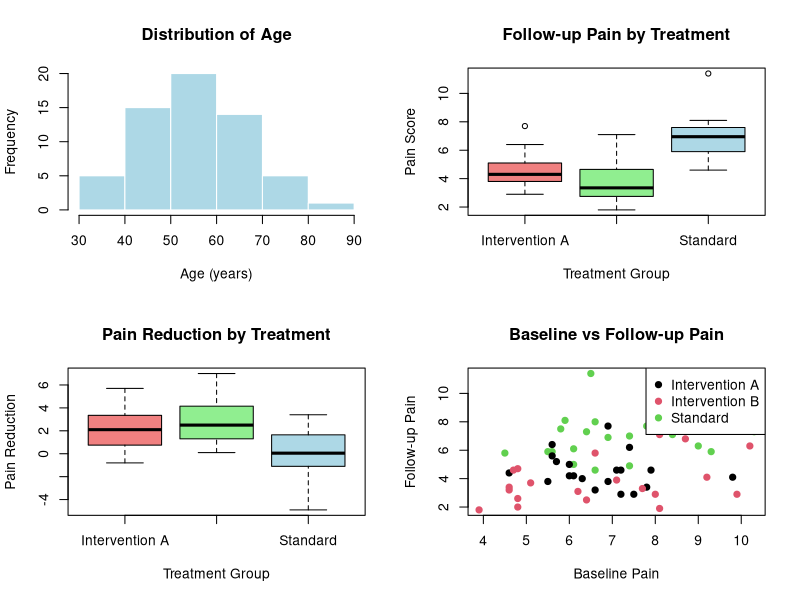
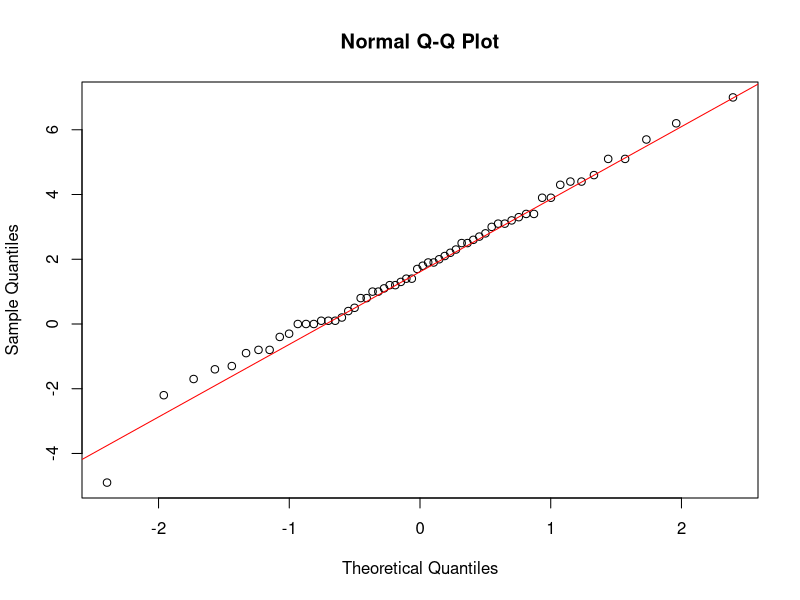

These figures' R source, in order:
## ---- chunk 1
# ============================================
# Exploratory Data Analysis Example
# Research Question: Do pain scores differ by treatment group?
# ============================================

# Step 1: Create sample data (normally you'd read from a file)
set.seed(123)  # For reproducibility
pain_study <- data.frame(
  patient_id = 1:60,
  age = round(rnorm(60, mean = 55, sd = 12)),
  sex = sample(c("Male", "Female"), 60, replace = TRUE),
  treatment = rep(c("Standard", "Intervention A", "Intervention B"), each = 20),
  baseline_pain = round(rnorm(60, mean = 7, sd = 1.5), 1),
  followup_pain = c(
    round(rnorm(20, mean = 6.5, sd = 1.5), 1),  # Standard
    round(rnorm(20, mean = 4.5, sd = 1.5), 1),  # Intervention A
    round(rnorm(20, mean = 3.8, sd = 1.5), 1)   # Intervention B
  )
)

# Step 2: Examine the data structure
cat("Data Structure:\n")
str(pain_study)

cat("\n\nFirst few rows:\n")
head(pain_study)

# Step 3: Check for missing data
cat("\n\nMissing values per variable:\n")
colSums(is.na(pain_study))

# Step 4: Convert categorical variables to factors
pain_study$sex <- factor(pain_study$sex)
pain_study$treatment <- factor(pain_study$treatment)

# Step 5: Descriptive statistics - Overall
cat("\n\nOverall Summary Statistics:\n")
summary(pain_study)

# Step 6: Descriptive statistics by group
cat("\n\nMean Follow-up Pain by Treatment:\n")
tapply(pain_study$followup_pain, pain_study$treatment, mean)

cat("\n\nSD of Follow-up Pain by Treatment:\n")
tapply(pain_study$followup_pain, pain_study$treatment, sd)

# Step 7: Create pain reduction variable
pain_study$pain_reduction <- pain_study$baseline_pain - pain_study$followup_pain

cat("\n\nMean Pain Reduction by Treatment:\n")
tapply(pain_study$pain_reduction, pain_study$treatment, mean)

# Step 8: Frequency tables
cat("\n\nSample Size by Treatment:\n")
table(pain_study$treatment)

cat("\n\nSample Size by Treatment and Sex:\n")
table(pain_study$treatment, pain_study$sex)

# Step 9: Visualize the data
par(mfrow = c(2, 2))  # 2x2 grid of plots

# Histogram of age
hist(pain_study$age, 
     main = "Distribution of Age",
     xlab = "Age (years)",
     col = "lightblue",
     border = "white")

# Boxplot of follow-up pain by treatment
boxplot(followup_pain ~ treatment,
        data = pain_study,
        main = "Follow-up Pain by Treatment",
        xlab = "Treatment Group",
        ylab = "Pain Score",
        col = c("lightcoral", "lightgreen", "lightblue"))

# Boxplot of pain reduction by treatment
boxplot(pain_reduction ~ treatment,
        data = pain_study,
        main = "Pain Reduction by Treatment",
        xlab = "Treatment Group",
        ylab = "Pain Reduction",
        col = c("lightcoral", "lightgreen", "lightblue"))

# Scatter plot of baseline vs follow-up pain
plot(pain_study$baseline_pain, pain_study$followup_pain,
     main = "Baseline vs Follow-up Pain",
     xlab = "Baseline Pain",
     ylab = "Follow-up Pain",
     pch = 19,
     col = as.numeric(pain_study$treatment))
legend("topright", 
       legend = levels(pain_study$treatment),
       col = 1:3,
       pch = 19)

# Reset plot layout
par(mfrow = c(1, 1))

# Step 10: Check assumptions visually
# Normality of pain reduction
cat("\n\nShapiro-Wilk Test for Normality (Pain Reduction):\n")
shapiro.test(pain_study$pain_reduction)

# Q-Q plot for normality
qqnorm(pain_study$pain_reduction)
qqline(pain_study$pain_reduction, col = "red")

# Step 11: Save cleaned data (optional)
# write.csv(pain_study, "pain_study_cleaned.csv", row.names = FALSE)

cat("\n\n=== Exploratory Analysis Complete ===\n")
cat("Next steps: Proceed with formal statistical testing in the [Introduction to ANOVA](introduction-to-anova.qmd) lecture.\n")
